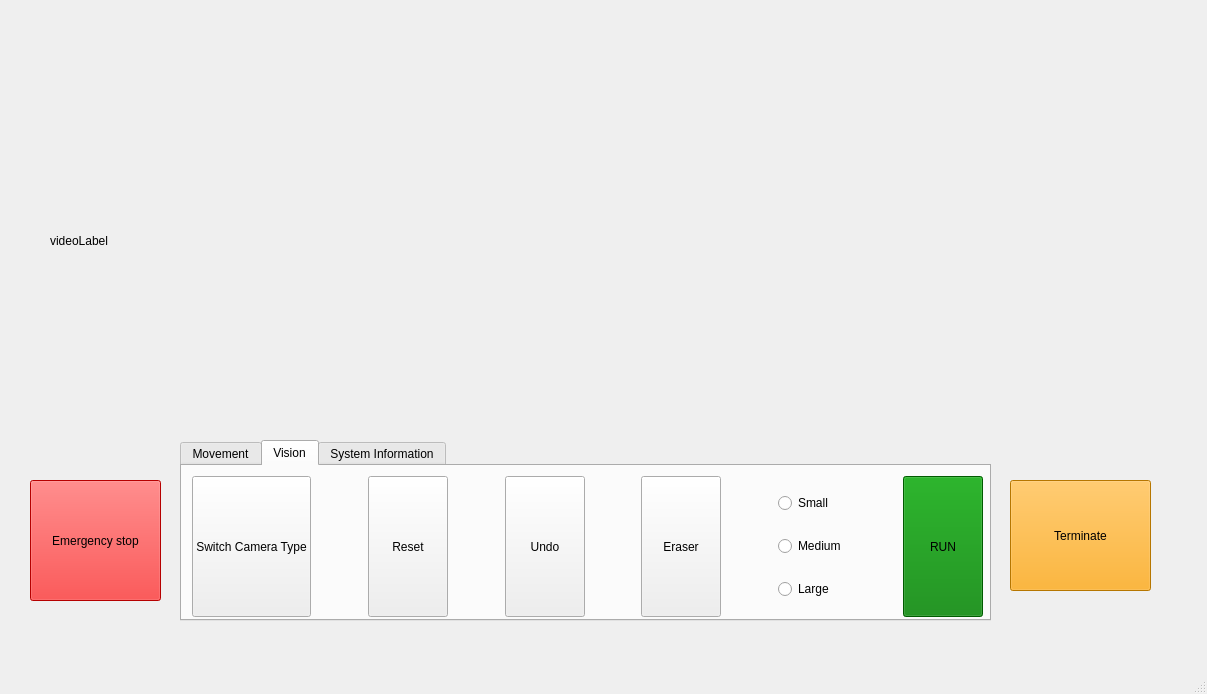
<?xml version="1.0" encoding="UTF-8"?>
<ui version="4.0">
 <class>MainWindow</class>
 <widget class="QMainWindow" name="MainWindow">
  <property name="geometry">
   <rect>
    <x>0</x>
    <y>0</y>
    <width>1207</width>
    <height>694</height>
   </rect>
  </property>
  <property name="windowTitle">
   <string>MainWindow</string>
  </property>
  <widget class="QWidget" name="centralwidget">
   <widget class="QPushButton" name="pushButton">
    <property name="geometry">
     <rect>
      <x>30</x>
      <y>480</y>
      <width>131</width>
      <height>121</height>
     </rect>
    </property>
    <property name="styleSheet">
     <string notr="true">QPushButton {
    background-color: red;
    color: black;
}

QPushButton:hover {
    background-color: pink;
}

QPushButton:pressed {
    background-color: darkred;
}
</string>
    </property>
    <property name="text">
     <string>Emergency stop</string>
    </property>
   </widget>
   <widget class="QTabWidget" name="tabWidget">
    <property name="geometry">
     <rect>
      <x>180</x>
      <y>440</y>
      <width>811</width>
      <height>181</height>
     </rect>
    </property>
    <property name="currentIndex">
     <number>1</number>
    </property>
    <widget class="QWidget" name="tab">
     <attribute name="title">
      <string>Movement</string>
     </attribute>
     <widget class="QWidget" name="horizontalLayoutWidget">
      <property name="geometry">
       <rect>
        <x>10</x>
        <y>10</y>
        <width>791</width>
        <height>141</height>
       </rect>
      </property>
      <layout class="QHBoxLayout" name="horizontalLayout">
       <item>
        <widget class="QPushButton" name="pushButton_4">
         <property name="sizePolicy">
          <sizepolicy hsizetype="Minimum" vsizetype="Preferred">
           <horstretch>0</horstretch>
           <verstretch>0</verstretch>
          </sizepolicy>
         </property>
         <property name="text">
          <string>Home Position</string>
         </property>
        </widget>
       </item>
       <item>
        <spacer name="horizontalSpacer">
         <property name="orientation">
          <enum>Qt::Orientation::Horizontal</enum>
         </property>
         <property name="sizeHint" stdset="0">
          <size>
           <width>40</width>
           <height>20</height>
          </size>
         </property>
        </spacer>
       </item>
       <item>
        <widget class="QPushButton" name="pushButton_3">
         <property name="sizePolicy">
          <sizepolicy hsizetype="Preferred" vsizetype="Preferred">
           <horstretch>0</horstretch>
           <verstretch>0</verstretch>
          </sizepolicy>
         </property>
         <property name="text">
          <string>Vision State</string>
         </property>
        </widget>
       </item>
       <item>
        <spacer name="horizontalSpacer_2">
         <property name="orientation">
          <enum>Qt::Orientation::Horizontal</enum>
         </property>
         <property name="sizeHint" stdset="0">
          <size>
           <width>20</width>
           <height>20</height>
          </size>
         </property>
        </spacer>
       </item>
       <item>
        <widget class="QPushButton" name="pushButton_2">
         <property name="sizePolicy">
          <sizepolicy hsizetype="Minimum" vsizetype="Preferred">
           <horstretch>0</horstretch>
           <verstretch>100</verstretch>
          </sizepolicy>
         </property>
         <property name="styleSheet">
          <string notr="true">QPushButton {
    background-color: green;
    color: black;
}

QPushButton:hover {
    background-color: lightgreen;
}

QPushButton:pressed {
    background-color: darkgreen;
}
</string>
         </property>
         <property name="text">
          <string>RUN</string>
         </property>
        </widget>
       </item>
      </layout>
     </widget>
    </widget>
    <widget class="QWidget" name="tab_2">
     <attribute name="title">
      <string>Vision</string>
     </attribute>
     <widget class="QWidget" name="horizontalLayoutWidget_2">
      <property name="geometry">
       <rect>
        <x>10</x>
        <y>10</y>
        <width>791</width>
        <height>141</height>
       </rect>
      </property>
      <layout class="QHBoxLayout" name="horizontalLayout_2">
       <item>
        <widget class="QPushButton" name="pushButton_6">
         <property name="sizePolicy">
          <sizepolicy hsizetype="Minimum" vsizetype="Minimum">
           <horstretch>0</horstretch>
           <verstretch>0</verstretch>
          </sizepolicy>
         </property>
         <property name="baseSize">
          <size>
           <width>0</width>
           <height>0</height>
          </size>
         </property>
         <property name="text">
          <string>Switch Camera Type</string>
         </property>
        </widget>
       </item>
       <item>
        <spacer name="horizontalSpacer_3">
         <property name="orientation">
          <enum>Qt::Orientation::Horizontal</enum>
         </property>
         <property name="sizeHint" stdset="0">
          <size>
           <width>40</width>
           <height>20</height>
          </size>
         </property>
        </spacer>
       </item>
       <item>
        <widget class="QPushButton" name="pushButton_7">
         <property name="sizePolicy">
          <sizepolicy hsizetype="Minimum" vsizetype="Preferred">
           <horstretch>0</horstretch>
           <verstretch>0</verstretch>
          </sizepolicy>
         </property>
         <property name="text">
          <string>Reset</string>
         </property>
        </widget>
       </item>
       <item>
        <spacer name="horizontalSpacer_4">
         <property name="orientation">
          <enum>Qt::Orientation::Horizontal</enum>
         </property>
         <property name="sizeHint" stdset="0">
          <size>
           <width>20</width>
           <height>20</height>
          </size>
         </property>
        </spacer>
       </item>
       <item>
        <widget class="QPushButton" name="pushButton_8">
         <property name="sizePolicy">
          <sizepolicy hsizetype="Minimum" vsizetype="Preferred">
           <horstretch>0</horstretch>
           <verstretch>0</verstretch>
          </sizepolicy>
         </property>
         <property name="text">
          <string>Undo</string>
         </property>
        </widget>
       </item>
       <item>
        <spacer name="horizontalSpacer_5">
         <property name="orientation">
          <enum>Qt::Orientation::Horizontal</enum>
         </property>
         <property name="sizeHint" stdset="0">
          <size>
           <width>40</width>
           <height>20</height>
          </size>
         </property>
        </spacer>
       </item>
       <item>
        <widget class="QPushButton" name="pushButton_5">
         <property name="sizePolicy">
          <sizepolicy hsizetype="Minimum" vsizetype="Preferred">
           <horstretch>0</horstretch>
           <verstretch>0</verstretch>
          </sizepolicy>
         </property>
         <property name="text">
          <string>Eraser</string>
         </property>
        </widget>
       </item>
       <item>
        <spacer name="horizontalSpacer_6">
         <property name="orientation">
          <enum>Qt::Orientation::Horizontal</enum>
         </property>
         <property name="sizeHint" stdset="0">
          <size>
           <width>40</width>
           <height>20</height>
          </size>
         </property>
        </spacer>
       </item>
       <item>
        <layout class="QVBoxLayout" name="verticalLayout">
         <item>
          <widget class="QRadioButton" name="radioButton">
           <property name="sizePolicy">
            <sizepolicy hsizetype="Minimum" vsizetype="Fixed">
             <horstretch>0</horstretch>
             <verstretch>0</verstretch>
            </sizepolicy>
           </property>
           <property name="text">
            <string>Small</string>
           </property>
          </widget>
         </item>
         <item>
          <widget class="QRadioButton" name="radioButton_2">
           <property name="text">
            <string>Medium</string>
           </property>
          </widget>
         </item>
         <item>
          <widget class="QRadioButton" name="radioButton_3">
           <property name="text">
            <string>Large</string>
           </property>
          </widget>
         </item>
        </layout>
       </item>
       <item>
        <spacer name="horizontalSpacer_7">
         <property name="orientation">
          <enum>Qt::Orientation::Horizontal</enum>
         </property>
         <property name="sizeHint" stdset="0">
          <size>
           <width>40</width>
           <height>20</height>
          </size>
         </property>
        </spacer>
       </item>
       <item>
        <widget class="QPushButton" name="pushButton_9">
         <property name="sizePolicy">
          <sizepolicy hsizetype="Minimum" vsizetype="Preferred">
           <horstretch>0</horstretch>
           <verstretch>0</verstretch>
          </sizepolicy>
         </property>
         <property name="styleSheet">
          <string notr="true">QPushButton {
    background-color: green;
    color: black;
}

QPushButton:hover {
    background-color: lightgreen;
}

QPushButton:pressed {
    background-color: darkgreen;
}
</string>
         </property>
         <property name="text">
          <string>RUN</string>
         </property>
        </widget>
       </item>
      </layout>
     </widget>
    </widget>
    <widget class="QWidget" name="tab_3">
     <attribute name="title">
      <string>System Information</string>
     </attribute>
     <widget class="QLabel" name="sysinfoLabel">
      <property name="geometry">
       <rect>
        <x>20</x>
        <y>10</y>
        <width>771</width>
        <height>131</height>
       </rect>
      </property>
      <property name="text">
       <string>sysinfoLabel</string>
      </property>
     </widget>
    </widget>
   </widget>
   <widget class="QLabel" name="videoLabel">
    <property name="geometry">
     <rect>
      <x>50</x>
      <y>40</y>
      <width>1111</width>
      <height>401</height>
     </rect>
    </property>
    <property name="text">
     <string>videoLabel</string>
    </property>
   </widget>
   <widget class="QStackedWidget" name="stackedWidget">
    <property name="geometry">
     <rect>
      <x>1000</x>
      <y>470</y>
      <width>171</width>
      <height>131</height>
     </rect>
    </property>
    <property name="currentIndex">
     <number>0</number>
    </property>
    <widget class="QWidget" name="page">
     <widget class="QPushButton" name="pushButton_10">
      <property name="geometry">
       <rect>
        <x>10</x>
        <y>10</y>
        <width>141</width>
        <height>111</height>
       </rect>
      </property>
      <property name="styleSheet">
       <string notr="true">QPushButton {
    background-color: orange;
    color: black;
}

QPushButton:hover {
    background-color: yellow;
}

QPushButton:pressed {
    background-color: red;
}
</string>
      </property>
      <property name="text">
       <string>Terminate</string>
      </property>
     </widget>
    </widget>
    <widget class="QWidget" name="page_2">
     <widget class="QPushButton" name="pushButton_11">
      <property name="geometry">
       <rect>
        <x>10</x>
        <y>10</y>
        <width>141</width>
        <height>111</height>
       </rect>
      </property>
      <property name="text">
       <string>Joystick</string>
      </property>
     </widget>
    </widget>
   </widget>
  </widget>
  <widget class="QMenuBar" name="menubar">
   <property name="geometry">
    <rect>
     <x>0</x>
     <y>0</y>
     <width>1207</width>
     <height>33</height>
    </rect>
   </property>
  </widget>
  <widget class="QStatusBar" name="statusbar"/>
 </widget>
 <resources/>
 <connections/>
</ui>
